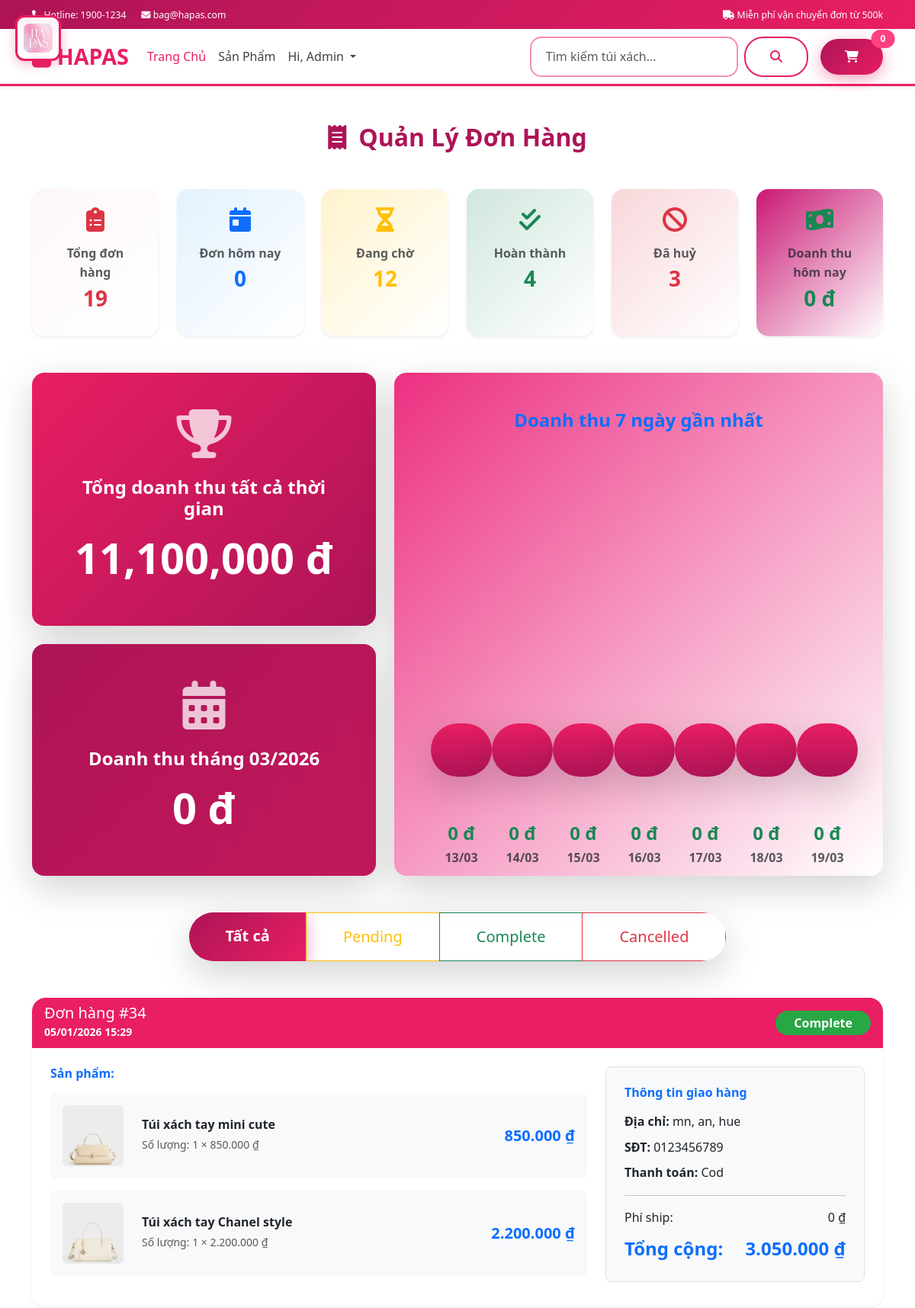
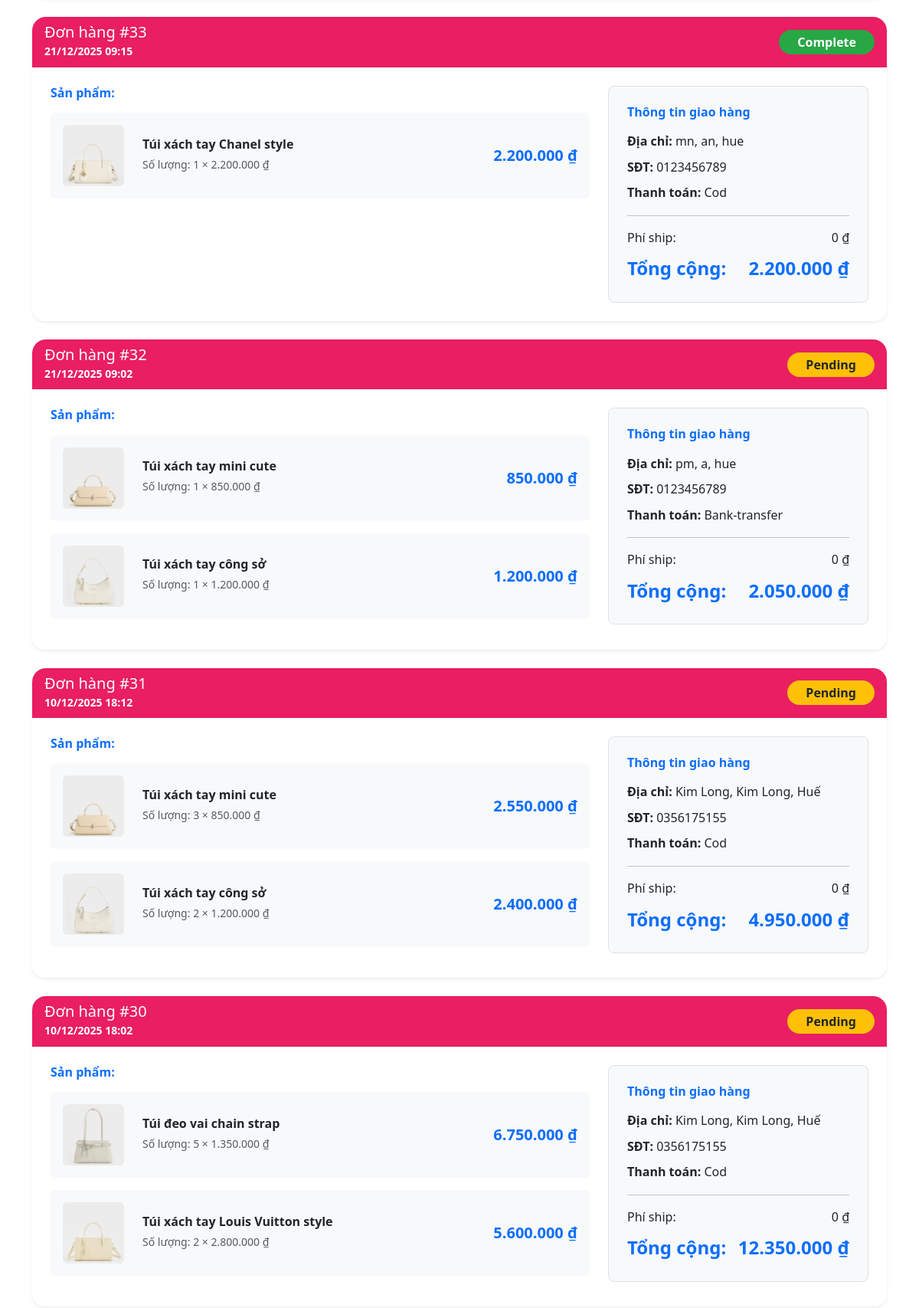
Page /controller/AdminOrdersController.php (signed in, upper part) on the committed database (2 pictures, top to bottom).
### tables this page shows
CREATE TABLE `orders` (
  `id` int NOT NULL,
  `order_code` varchar(50) NOT NULL,
  `customer_name` varchar(100) NOT NULL,
  `email` varchar(100) NOT NULL,
  `phone` varchar(20) NOT NULL,
  `address` text NOT NULL,
  `total_amount` decimal(10,2) NOT NULL,
  `payment_method` varchar(50) NOT NULL,
  `status` varchar(20) DEFAULT 'pending',
  `created_at` timestamp NOT NULL DEFAULT CURRENT_TIMESTAMP
);

CREATE TABLE `order_details` (
  `id` int NOT NULL,
  `order_id` int NOT NULL,
  `product_id` int NOT NULL,
  `quantity` int NOT NULL,
  `price` decimal(10,2) NOT NULL,
  `subtotal` decimal(10,2) NOT NULL
);

CREATE TABLE `products` (
  `id` int NOT NULL,
  `name` varchar(200) NOT NULL,
  `image` varchar(500) DEFAULT NULL,
  `price` decimal(10,2) NOT NULL,
  `quantity` int DEFAULT '0',
  `status` enum('active','inactive') DEFAULT 'active',
  `id_category` int DEFAULT NULL
);

### views/adminorders.php (called while the page is built, shortened)
<?php
include('../assets/inc/header.php');
include('../assets/inc/navbar.php');
include('../assets/inc/_adminorders.php');
?>

### controller/AdminOrdersController.php (called while the page is built, shortened)
<?php
require_once '../db.php';
include('../impl/adminOrdersImpl.php');
include('../views/adminorders.php');
?>

### impl/adminOrdersImpl.php (called while the page is built, shortened)
<?php
require_once '../db.php';
$where = "";
$sql = "SELECT * FROM orders $where ORDER BY created_at DESC";
$stmt = $conn->prepare($sql);
$stmt->execute();
$result = $stmt->get_result();
$orders = [];
if ($result && $result->num_rows > 0) {
    while ($order = $result->fetch_assoc()) {
        $order_id = $order['id'];
        $sql_details = "SELECT od.*, p.name, p.image FROM order_details od
                       JOIN products p ON od.product_id = p.id
                       WHERE od.order_id = $order_id";
        $details_result = $conn->query($sql_details);
        $orderItems = [];
        if ($details_result && $details_result->num_rows > 0) {
            while ($item = $details_result->fetch_assoc()) {
                $orderItems[] = [
                    'quantity' => $item['quantity'],
                    'price' => $item['price'],
                    'subtotal' => $item['subtotal'],
                    'product' => [
                        'name' => $item['name'],
                        'image' => $item['image']
                    ]
                ];
            }
        }
        $orders[] = [
            'id' => $order['id'],
            'createdAt' => $order['created_at'],
            'status' => $order['status'],
            'shippingAddress' => $order['address'],
            'phone' => $order['phone'],
            'paymentMethod' => $order['payment_method'],
            'shippingFee' => 0,
            'totalAmount' => $order['total_amount'],
            'orderItems' => $orderItems
        ];
    }
}
?>

### assets/inc/_adminorders.php (the view, shortened to what this page needs)
 <?php
require_once '../db.php';
$totalOrders = $conn->query("SELECT COUNT(*) FROM orders")->fetch_row()[0];
$pendingOrders = $conn->query("SELECT COUNT(*) FROM orders WHERE status = 'pending'")->fetch_row()[0];
$completedOrders = $conn->query("SELECT COUNT(*) FROM orders WHERE status = 'Complete'")->fetch_row()[0];
$cancelledOrders = $conn->query("SELECT COUNT(*) FROM orders WHERE status = 'Cancelled'")->fetch_row()[0];
$todayOrders = $conn->query("SELECT COUNT(*) FROM orders WHERE DATE(created_at) = CURDATE()")->fetch_row()[0];
$todayRevenue = $conn->query("
    SELECT IFNULL(SUM(od.quantity * od.price), 0)
    FROM orders o
    JOIN order_details od ON o.id = od.order_id
    WHERE DATE(o.created_at) = CURDATE() AND o.status = 'Complete'
")->fetch_row()[0];
$totalAllTimeRevenue = $conn->query("
    SELECT IFNULL(SUM(od.quantity * od.price), 0)
    FROM orders o
    JOIN order_details od ON o.id = od.order_id
    WHERE o.status = 'Complete'
")->fetch_row()[0];
$monthRevenue = $conn->query("
    SELECT IFNULL(SUM(od.quantity * od.price), 0)
    FROM orders o
    JOIN order_details od ON o.id = od.order_id
    WHERE YEAR(o.created_at) = YEAR(CURDATE())
      AND MONTH(o.created_at) = MONTH(CURDATE())
      AND o.status = 'Complete'
")->fetch_row()[0];
$revenueData = [];
$maxRevenue = 1;
$revenue7Days = [];
for ($i = 6; $i >= 0; $i--) {
    $date = date('Y-m-d', strtotime("-$i days"));
    $label = date('d/m', strtotime("-$i days"));
    $revenue = $revenueData[$date] ?? 0;
    $height = $maxRevenue > 0 ? ($revenue / $maxRevenue * 100) : 0;
    $revenue7Days[] = [
        'label'   => $label,
        'revenue' => $revenue,
        'height'  => $height
    ];
}
include('../impl/adminOrdersImpl.php');
?>
<div class="container py-5">
    <div class="row">
        <div class="col-12">
            <h2 class="mb-5 text-center fw-bold" style="color: #ad1457;">
                <i class="fas fa-receipt me-3"></i>Quản Lý Đơn Hàng
            </h2>
            <div class="row g-4 mb-5">
                <div class="col-lg-2 col-md-4 col-6">
                    <div class="card border-0 shadow-sm h-100 rounded-4" style="background: linear-gradient(135deg, #fdf6f9, #fff);">
                        <div class="card-body text-center p-4">
                            <i class="fas fa-clipboard-list fa-2x text-danger mb-3"></i>
                            <p class="text-muted fw-bold mb-1">Tổng đơn hàng</p>
                            <h3 class="fw-bold text-danger"><?= number_format($totalOrders) ?></h3>
                        </div>
                    </div>
                </div>
                <div class="col-lg-2 col-md-4 col-6">
                    <div class="card border-0 shadow-sm h-100 rounded-4" style="background: linear-gradient(135deg, #e3f2fd, #fff);">
                        <div class="card-body text-center p-4">
                            <i class="fas fa-calendar-day fa-2x text-primary mb-3"></i>
                            <p class="text-muted fw-bold mb-1">Đơn hôm nay</p>
                            <h3 class="fw-bold text-primary"><?= number_format($todayOrders) ?></h3>
                        </div>
                    </div>
                </div>
                <div class="col-lg-2 col-md-4 col-6">
                    <div class="card border-0 shadow-sm h-100 rounded-4" style="background: linear-gradient(135deg, #fff3cd, #fff);">
                        <div class="card-body text-center p-4">
                            <i class="fas fa-hourglass-half fa-2x text-warning mb-3"></i>
                            <p class="text-muted fw-bold mb-1">Đang chờ</p>
                            <h3 class="fw-bold text-warning"><?= $pendingOrders ?></h3>
                        </div>
                    </div>
                </div>
                <div class="col-lg-2 col-md-4 col-6">
                    <div class="card border-0 shadow-sm h-100 rounded-4" style="background: linear-gradient(135deg, #d1e7dd, #fff);">
                        <div class="card-body text-center p-4">
                            <i class="fas fa-check-double fa-2x text-success mb-3"></i>
                            <p class="text-muted fw-bold mb-1">Hoàn thành</p>
                            <h3 class="fw-bold text-success"><?= $completedOrders ?></h3>
                        </div>
                    </div>
                </div>
                <div class="col-lg-2 col-md-4 col-6">
                    <div class="card border-0 shadow-sm h-100 rounded-4" style="background: linear-gradient(135deg, #f8d7da, #fff);">
                        <div class="card-body text-center p-4">
                            <i class="fas fa-ban fa-2x text-danger mb-3"></i>
                            <p class="text-muted fw-bold mb-1">Đã huỷ</p>
                            <h3 class="fw-bold text-danger"><?= $cancelledOrders ?></h3>
                        </div>
                    </div>
                </div>
                <div class="col-lg-2 col-md-4 col-6">
                    <div class="card border-0 shadow-sm h-100 rounded-4" style="background: linear-gradient(135deg, #ca1874ff, #fff);">
                        <div class="card-body text-center p-4">
                            <i class="fas fa-money-bill-wave fa-2x text-success mb-3"></i>
                            <p class="text-muted fw-bold mb-1">Doanh thu hôm nay</p>
                            <h3 class="fw-bold text-success"><?= number_format($todayRevenue) ?> đ</h3>
                        </div>
                    </div>
                </div>
            </div>
            <div class="row mb-5">
                <div class="col-md-5">
                    <div class="row g-4">
                        <div class="col-12">
                            <div class="card border-0 shadow-lg text-white h-100 rounded-4" style="background: linear-gradient(135deg, #e91e63, #ad1457);">
                                <div class="card-body text-center p-5">
                                    <i class="fas fa-trophy fa-4x mb-4 opacity-75"></i>
                                    <h4 class="fw-bold mb-3">Tổng doanh thu tất cả thời gian</h4>
                                    <h2 class="display-4 fw-bold"><?= number_format($totalAllTimeRevenue) ?> đ</h2>
                                </div>
                            </div>
                        </div>
                        <div class="col-12">
                            <div class="card border-0 shadow-lg text-white h-100 rounded-4" style="background: linear-gradient(135deg, #ad1457, #c2185b);">
                                <div class="card-body text-center p-5">
                                    <i class="fas fa-calendar-alt fa-4x mb-4 opacity-75"></i>
                                    <h4 class="fw-bold mb-3">Doanh thu tháng <?= date('m/Y') ?></h4>
                                    <h2 class="display-4 fw-bold"><?= number_format($monthRevenue) ?> đ</h2>
                                </div>
                            </div>
                        </div>
                    </div>
                </div>
                <div class="col-md-7">
                    <div class="card border-0 shadow-lg h-100 rounded-4" style="background: linear-gradient(135deg, #ec3081ff, #fff);">
                        <div class="card-body p-5">
                            <h4 class="fw-bold text-primary text-center mb-5">Doanh thu 7 ngày gần nhất</h4>
                            <div class="d-flex justify-content-around align-items-end h-100 pb-4">
                                <?php foreach ($revenue7Days as $day): ?>
                                    <div class="text-center position-relative flex-fill">
                                        <div class="position-relative d-inline-block mx-auto">
                                            <div class="rounded-pill shadow-lg"
                                                 style="width: 80px; height: <?= $day['height'] ?>%; min-height: 70px; background: linear-gradient(to top, #ad1457, #e91e63); transition: all 0.5s ease; box-shadow: 0 10px 25px rgba(0,0,0,0.15);"
                                                 onmouseover="this.style.transform='scale(1.2)'; this.style.boxShadow='0 25px 50px rgba(233,30,99,0.5)'"
                                                 onmouseout="this.style.transform='scale(1)'; this.style.boxShadow='0 10px 25px rgba(0,0,0,0.15)'">
                                            </div>
                                        </div>
                                        <p class="mt-5 mb-0 fw-bold text-success fs-4"><?= number_format($day['revenue']) ?> đ</p>
                                        <p class="text-muted fw-bold"><?= $day['label'] ?></p>
                                    </div>
                                <?php endforeach; ?>
                            </div>
                        </div>
                    </div>
                </div>
            </div>
            <div class="text-center mb-5">
                <div class="btn-group shadow-lg rounded-pill overflow-hidden" role="group">
                    <a href="../views/adminorders.php?status=all" class="btn btn-lg px-5 py-3 <?= ($_GET['status'] ?? 'all') === 'all' ? 'btn-primary' : 'btn-outline-primary' ?>">Tất cả</a>
                    <a href="../views/adminorders.php?status=pending" class="btn btn-lg px-5 py-3 <?= ($_GET['status'] ?? '') === 'pending' ? 'btn-warning text-dark' : 'btn-outline-warning' ?>">Pending</a>
                    <a href="../views/adminorders.php?status=Complete" class="btn btn-lg px-5 py-3 <?= ($_GET['status'] ?? '') === 'Complete' ? 'btn-success' : 'btn-outline-success' ?>">Complete</a>
                    <a href="../views/adminorders.php?status=Cancelled" class="btn btn-lg px-5 py-3 <?= ($_GET['status'] ?? '') === 'Cancelled' ? 'btn-danger' : 'btn-outline-danger' ?>">Cancelled</a>
                </div>
            </div>
            <?php foreach ($orders as $order): ?>
                <div class="card mb-4 shadow-sm border-0 rounded-4">
                    <div class="card-header d-flex justify-content-between align-items-center" style="background: linear-gradient(45deg, #e91e63, #ad1457); color: white; border-radius: 20px 20px 0 0;">
                        <div>
                            <h5 class="mb-0">Đơn hàng #<?= $order['id'] ?></h5>
                            <small><?= date("d/m/Y H:i", strtotime($order['createdAt'])) ?></small>
                        </div>
                        <span class="badge fs-6 px-4 py-2 rounded-pill" style="
                            background: <?= ($order['status'] === 'pending') ? '#ffc107' : (($order['status'] === 'Complete') ? '#28a745' : '#dc3545') ?>;
                            color: <?= ($order['status'] === 'pending') ? '#212529' : 'white' ?>;
                        ">
                            <?= ucfirst($order['status']) ?>
                        </span>
                    </div>
                    <div class="card-body p-4">
                        <div class="row">
                            <div class="col-md-8">
                                <h6 class="text-primary fw-bold mb-3">Sản phẩm:</h6>
                                <?php foreach ($order['orderItems'] as $item): ?>
                                    <div class="d-flex align-items-center mb-3 p-3 bg-light rounded">
                                        <img src="../assets/images/<?= $item['product']['image'] ?>" class="rounded me-4" width="80" height="80" style="object-fit: cover;">
                                        <div class="flex-grow-1">
                                            <h6 class="mb-1 fw-bold"><?= htmlspecialchars($item['product']['name']) ?></h6>
                                            <small class="text-muted">
                                                Số lượng: <?= $item['quantity'] ?> × <?= number_format($item['price'], 0, ',', '.') ?> ₫
                                            </small>
                                        </div>
                                        <div class="text-end fw-bold text-primary fs-5">
                                            <?= number_format($item['subtotal'], 0, ',', '.') ?> ₫
                                        </div>
                                    </div>
                                <?php endforeach; ?>
                            </div>
                            <div class="col-md-4">
                                <div class="p-4 bg-light rounded-3 border">
                                    <h6 class="text-primary fw-bold mb-3">Thông tin giao hàng</h6>
                                    <p class="mb-2"><strong>Địa chỉ:</strong> <?= htmlspecialchars($order['shippingAddress']) ?></p>
                                    <p class="mb-2"><strong>SĐT:</strong> <?= htmlspecialchars($order['phone']) ?></p>
                                    <p class="mb-3"><strong>Thanh toán:</strong> <?= ucfirst($order['paymentMethod']) ?></p>
                                    <hr>
                                    <div class="d-flex justify-content-between mb-2">
                                        <span>Phí ship:</span>
                                        <span><?= number_format($order['shippingFee'], 0, ',', '.') ?> ₫</span>
                                    </div>
                                    <div class="d-flex justify-content-between fw-bold fs-4 text-primary">
                                        <span>Tổng cộng:</span>
                                        <span><?= number_format($order['totalAmount'], 0, ',', '.') ?> ₫</span>
                                    </div>
                                </div>
                            </div>
                        </div>
                    </div>
                </div>
            <?php endforeach; ?>
        </div>
    </div>
</div>

### rows in the picture
orders: id "34", created_at "05/01/2026 15:29", status "Complete", name "Túi xách tay mini cute", quantity "1", price "850.000", subtotal "850.000", name "Túi xách tay Chanel style", price "2.200.000", subtotal "2.200.000", address "mn, an, hue", phone "0123456789", payment_method "Cod", shippingFee "0", total_amount "3.050.000"
orders: id "33", created_at "21/12/2025 09:15", status "Complete", name "Túi xách tay Chanel style", quantity "1", price "2.200.000", subtotal "2.200.000", address "mn, an, hue", phone "0123456789", payment_method "Cod", shippingFee "0", total_amount "2.200.000"
orders: id "32", created_at "21/12/2025 09:02", status "Pending", name "Túi xách tay mini cute", quantity "1", price "850.000", subtotal "850.000", name "Túi xách tay công sở", price "1.200.000", subtotal "1.200.000", address "pm, a, hue", phone "0123456789", payment_method "Bank-transfer", shippingFee "0", total_amount "2.050.000"
orders: id "31", created_at "10/12/2025 18:12", status "Pending", name "Túi xách tay mini cute", quantity "3", price "850.000", subtotal "2.550.000", name "Túi xách tay công sở", quantity "2", price "1.200.000", subtotal "2.400.000", address "Kim Long, Kim Long, Huế", phone "0356175155", payment_method "Cod", shippingFee "0", total_amount "4.950.000"
orders: id "30", created_at "10/12/2025 18:02", status "Pending", address "Kim Long, Kim Long, Huế", phone "0356175155", payment_method "Cod", shippingFee "0", total_amount "12.350.000"
order_details: shows a picture, name "Túi đeo vai chain strap", quantity "5", price "1.350.000", subtotal "6.750.000"
order_details: product.image (picture), product.name "Túi xách tay Louis Vuitton style", quantity "2", price "2.800.000", subtotal "5.600.000"

### other values in the picture
$totalOrders "19"
$todayOrders "0"
$pendingOrders "12"
$completedOrders "4"
$cancelledOrders "3"
$todayRevenue "0"
$totalAllTimeRevenue "11,100,000"
$monthRevenue "0"
$day['revenue'] "0"
$day['label'] "13/03"
$day['label'] "14/03"
$day['label'] "15/03"
$day['label'] "16/03"
$day['label'] "17/03"
$day['label'] "18/03"
